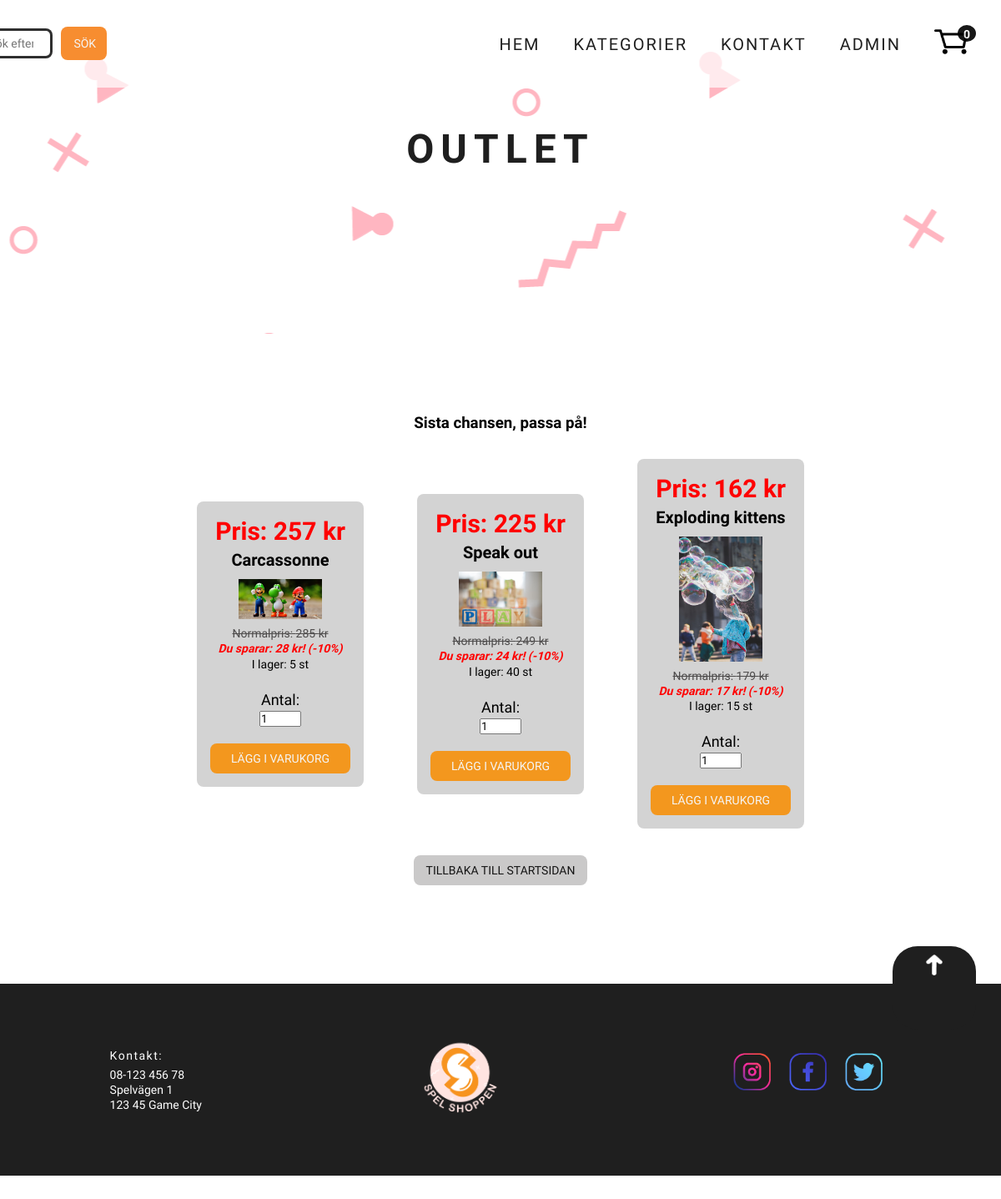
The app's page /lastChance/lastChance.php with its own data.
### tables this page shows
CREATE TABLE `webshop_products` (
  `productid` int(11) NOT NULL,
  `categoryid` int(11) NOT NULL,
  `title` varchar(500) NOT NULL,
  `description` varchar(1000) NOT NULL,
  `price` decimal(10,0) NOT NULL,
  `quantity` int(11) NOT NULL,
  `productimg` varchar(1000) NOT NULL,
  `date` datetime NOT NULL DEFAULT current_timestamp()
);

### lastChance/lastChance.php (the view, shortened to what this page needs)
<?php
  require_once '../second_header_extern.php';
require_once '../config/db.php';
$sqlDate = "SELECT * FROM `webshop_products` WHERE quantity > 0 ORDER BY date ASC LIMIT 3";
$stmtDate = $db->prepare($sqlDate);
$stmtDate->execute();
?>
<h2 class="category_name">Outlet</h2>
</header>
<main>
<main>
<h3>Sista chansen, passa på!</h3>
<div class="product_container">
<?php
while ($row = $stmtDate->fetch(PDO::FETCH_ASSOC)) :
  $outletTitle = htmlspecialchars($row['title']);
  $outletOrigPrice = htmlspecialchars($row['price']);
  $outletProductid = htmlspecialchars($row['productid']);
  $outletQuantity = htmlspecialchars($row['quantity']);
  $productimg = unserialize($row['productimg']);
  $percentage = 0.9;
  $outletPrice = ceil($outletOrigPrice * $percentage);
  $savings = $outletOrigPrice - $outletPrice;
  if ($outletQuantity == "0") {
    $any_items = "<span>Finns EJ i lager</span>";
  } else {
    $any_items = "I lager: " . $outletQuantity . " st";
  }
    echo
    "<div class='product_card'>
          <p class='product_price-outlet'>Pris: $outletPrice kr</p>
          <a href= '../product/product_info.php? id=$outletProductid'
          class='product_title'>$outletTitle</a>";
          if(!empty($productimg) && $productimg[0] !== ""){
            echo "<img src='../images/$productimg[0]' width='100px' class='product_img'>";
            }
          echo "<p class='product_price-old'>Normalpris: $outletOrigPrice kr</p>
          <p class='product_price-savings'>Du sparar: $savings kr! (-10%) </p>
          <p class='any-items'>$any_items</p>
          <p class='hidden-price' style='display:none;'>$outletOrigPrice</p>
          <p class='hidden-outletPrice' style='display:none;'>$outletPrice</p>
          <p class='hidden-quantity' style='display:none;'>$outletQuantity</p>
          <p class='hidden-productid' style='display:none'>$outletProductid</p>
          <label for='cartQty'>Antal:</label>";
          if ($outletQuantity == "0") {
            $any_items = "Finns EJ i lager";
            echo "<div class='product__inventory' style='color: red'>" . $any_items . "</div>
            <button id='cart-btn$outletProductid' class='add-to-cart' style='background-color: grey; color: black;' disabled>Lägg i varukorgen</button>";
        }else{
          echo "<input type='number' id='cartQty' name='cartQty' class='cartQty' min='1' max='$outletQuantity' value='1'>
           <button class='cart-btn product_card-btn'>Lägg i varukorg</button>";
        }
      echo "</div>";
endwhile;
?>
</div>
<button class="btn-back"><a href="../index.php">Tillbaka till startsidan</a></button>
<?php
require_once "../footer.php"
?>

### styles/main.css (style rules this page uses)
* { -webkit-box-sizing: border-box; box-sizing: border-box; margin: 0; padding: 0; font-family: "Kulim Park", sans-serif; }
body { background: white; width: 100%; min-width: 200px; }
main { margin: 1.5em 1.3em; min-height: 200px; min-width: 160px; }
@media (min-width: 500px) { main { margin: 3em 4em; } }
h2 { margin: 10px 0; font-size: 18px; }
@media (min-width: 500px) { h2 { font-size: 22px; } }
p { line-height: 1.3; font-size: 11px; }
@media (min-width: 500px) { p { font-size: 14px; } }
button { padding: 10px 15px; font-size: 14px; border: none; border-radius: 8px; background-color: #f3971e; -webkit-transition: all 0.5s ease; transition: all 0.5s ease; text-transform: uppercase; color: whitesmoke; }
a { text-decoration: none; color: #151515; cursor: pointer; }
label { font-size: 16px; margin-top: 20px; }
@media (min-width: 500px) { label { font-size: 18px; } }
.product_container { display: -webkit-box; display: -ms-flexbox; display: flex; -webkit-box-orient: vertical; -webkit-box-direction: normal; -ms-flex-direction: column; flex-direction: column; -webkit-box-pack: center; -ms-flex-pack: center; justify-content: center; -webkit-box-align: center; -ms-flex-align: center; align-items: center; }
@media (min-width: 600px) { .product_container { display: -webkit-box; display: -ms-flexbox; display: flex; -webkit-box-orient: horizontal; -webkit-box-direction: normal; -ms-flex-direction: row; flex-direction: row; -ms-flex-wrap: wrap; flex-wrap: wrap; -webkit-box-pack: center; -ms-flex-pack: center; justify-content: center; -webkit-box-align: center; -ms-flex-align: center; align-items: center; } }
.product_card { display: -webkit-box; display: -ms-flexbox; display: flex; -webkit-box-orient: vertical; -webkit-box-direction: normal; -ms-flex-direction: column; flex-direction: column; -webkit-box-pack: center; -ms-flex-pack: center; justify-content: center; -ms-flex-line-pack: justify; align-content: space-between; text-align: center; line-height: 1.5; min-height: 300px; width: 200px; border-radius: 8px; margin: 2em; padding: 1em; background-color: lightgrey; background-repeat: no-repeat; background-size: cover; background-position: center; }
.product_title { text-decoration: none; color: black; font-weight: bold; font-size: 20px; }
.product_img { -ms-flex-item-align: center; -ms-grid-row-align: center; align-self: center; margin: 8px; }
.product_card-btn { position: relative; margin-top: 20px; }
.category_name { text-align: center; text-transform: uppercase; letter-spacing: 2px; font-family: "Fredoka One", cursive; color: #1f1f1f; width: 100vw; min-height: 200px; margin-top: 130px; padding: 20px; }
@media (min-width: 600px) { .category_name { font-size: 48px; letter-spacing: 8px; } }
.btn-back { background-color: #cac9c9; }
.cartQty { width: 50px; -ms-flex-item-align: center; -ms-grid-row-align: center; align-self: center; border: 1; }
body { height: 100%; }
main { display: -webkit-box; display: -ms-flexbox; display: flex; -webkit-box-pack: center; -ms-flex-pack: center; justify-content: center; -webkit-box-align: center; -ms-flex-align: center; align-items: center; -webkit-box-orient: vertical; -webkit-box-direction: normal; -ms-flex-direction: column; flex-direction: column; }
.product_price-outlet { font-size: 30px; font-weight: bold; color: red; }
.product_price-old { text-decoration: line-through; color: #4e4c4c; }
.product_price-savings { font-weight: bold; font-style: italic; color: red; }

### records on screen
webshop_products: price "257", title "Carcassonne", shows a picture, price "285", price "28", quantity "I lager: 5 st"
webshop_products: price "225", title "Speak out", shows a picture, price "249", price "24", quantity "I lager: 40 st"
webshop_products: price "162", title "Exploding kittens", shows a picture, price "179", price "17", quantity "I lager: 15 st"
